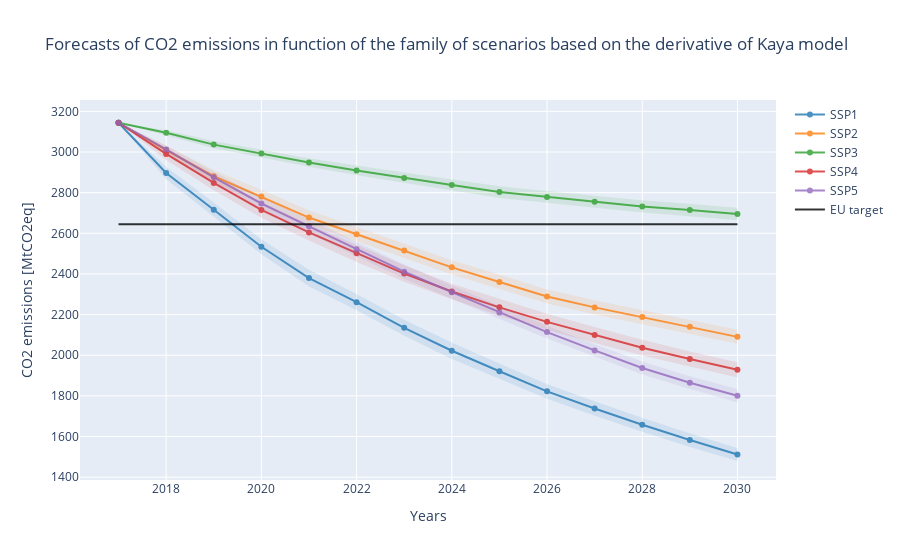
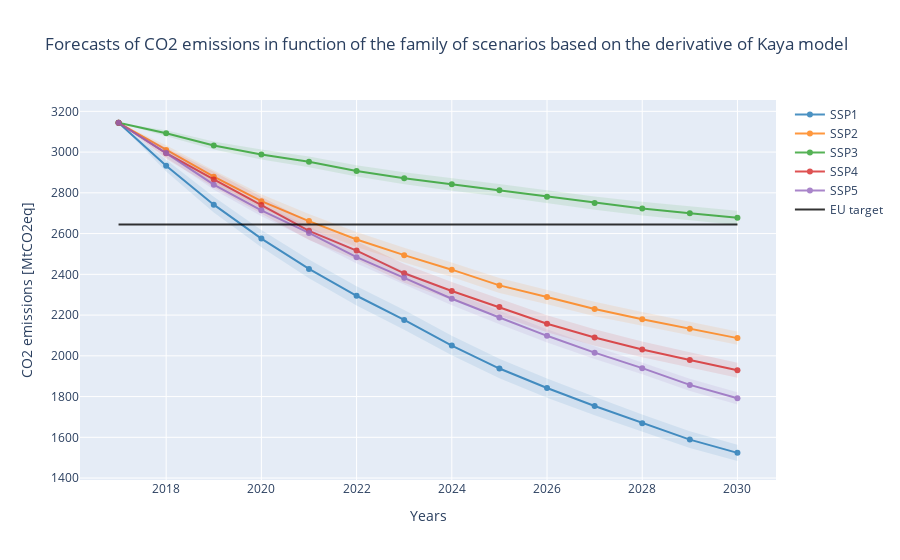
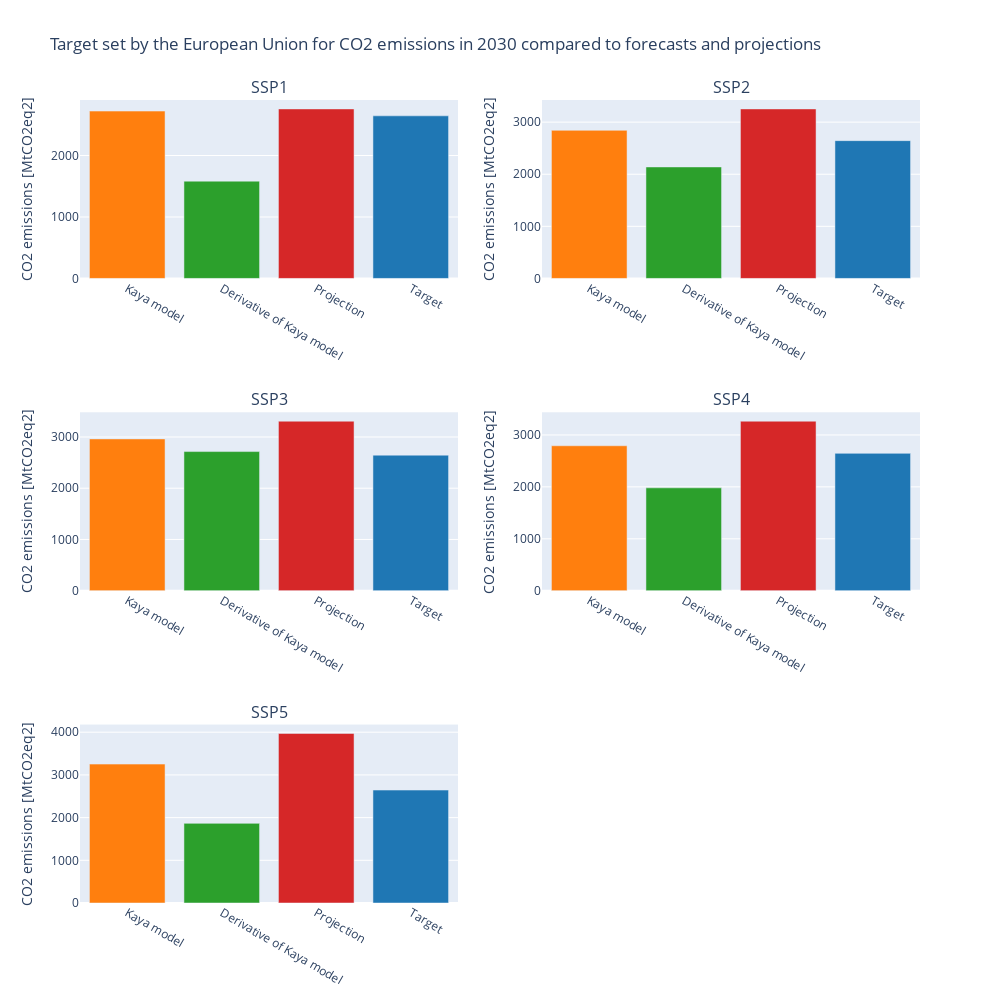
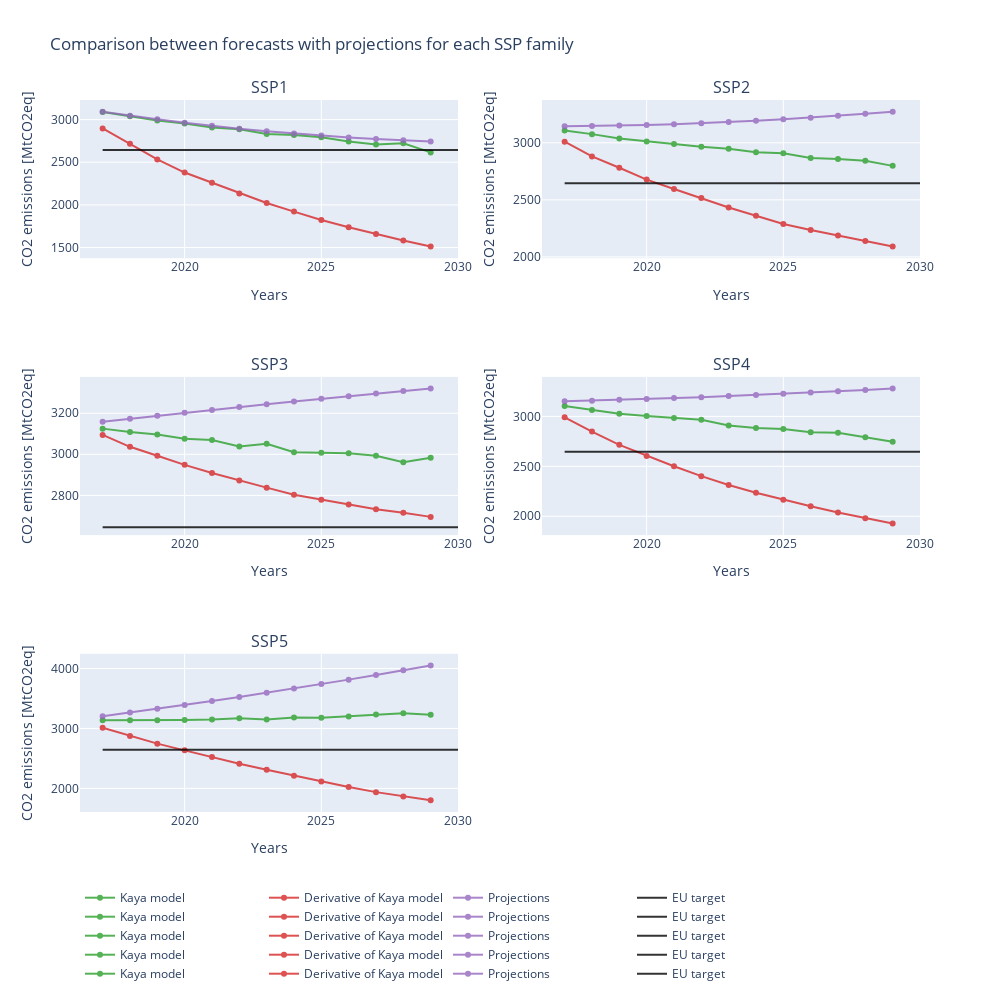

The notebook cell saved with these charts, in order:
### Code cell
samples = 1000

ssp_distri, ssp_distri_rates, param_dict = initialise(file_proj, file_rates, list_ssp, name_ssp, list_param)

emi_kaya_normal = get_carbon_emissions(samples, 'normal', param_dict, ssp_distri, show=False)
emi_kaya_tri = get_carbon_emissions(samples, 'triangular', param_dict, ssp_distri, show=False)
emi_kaya_rates_normal = get_carbon_emissions(100, 'normal', param_dict, ssp_distri, ssp_distri_rates,
                                             show=True)
emi_kaya_rates_tri = get_carbon_emissions(100, 'triangular', param_dict, ssp_distri, ssp_distri_rates,
                                             show=True)

real_proj = show_real_projections(file_real_proj, show=False)
show_goals([emi_kaya_normal, emi_kaya_rates_normal, real_proj],
           name = ['Kaya model', 'Derivative of Kaya model', 'Projection', 'Target'], show=True)

projection_vs_forecasts([emi_kaya_normal, emi_kaya_rates_normal, real_proj],
                        name=['Kaya model', 'Derivative of Kaya model', 'Projections'], show=True)

### Figure 1 — Plotly figure (JSON) as saved in the notebook; plotly's stock layout.template omitted (floating-point values rounded to 4 significant figures)
{"data": [{"fill": "toself", "fillcolor": "#1f77b4", "line": {"color": "rgba(0, 0, 0, 0)"}, "name": "SSP1", "opacity": 0.1, "showlegend": false, "type": "scatter", "x": [2017, 2018, 2019, 2020, 2021, 2022, 2023, 2024, 2025, 2026, 2027, 2028, 2029, 2030, 2030, 2029, 2028, 2027, 2026, 2025, 2024, 2023, 2022, 2021, 2020, 2019, 2018, 2017], "y": [3144, 2927.0, 2752.0, 2571.0, 2420.0, 2301.0, 2174.0, 2062.0, 1960.0, 1859.0, 1774.0, 1692.0, 1616.0, 1544.0, 1480.0, 1549.0, 1623.0, 1702.0, 1786.0, 1883.0, 1982.0, 2096.0, 2221.0, 2339.0, 2496.0, 2681.0, 2866.0, 3144]}, {"line": {"color": "#1f77b4"}, "name": "SSP1", "opacity": 0.8, "type": "scatter", "x": [2017, 2018, 2019, 2020, 2021, 2022, 2023, 2024, 2025, 2026, 2027, 2028, 2029, 2030], "y": [3144, 2897.0, 2716.0, 2534.0, 2380.0, 2261.0, 2135.0, 2022.0, 1921.0, 1823.0, 1738.0, 1658.0, 1583.0, 1512.0]}, {"fill": "toself", "fillcolor": "#ff7f0e", "line": {"color": "rgba(0, 0, 0, 0)"}, "name": "SSP2", "opacity": 0.1, "showlegend": false, "type": "scatter", "x": [2017, 2018, 2019, 2020, 2021, 2022, 2023, 2024, 2025, 2026, 2027, 2028, 2029, 2030, 2030, 2029, 2028, 2027, 2026, 2025, 2024, 2023, 2022, 2021, 2020, 2019, 2018, 2017], "y": [3144, 3032.0, 2911.0, 2814.0, 2713.0, 2632.0, 2552.0, 2468.0, 2397.0, 2324.0, 2270.0, 2223.0, 2175.0, 2125.0, 2056.0, 2105.0, 2153.0, 2201.0, 2254.0, 2325.0, 2397.0, 2478.0, 2558.0, 2642.0, 2748.0, 2850.0, 2986.0, 3144]}, {"line": {"color": "#ff7f0e"}, "name": "SSP2", "opacity": 0.8, "type": "scatter", "x": [2017, 2018, 2019, 2020, 2021, 2022, 2023, 2024, 2025, 2026, 2027, 2028, 2029, 2030], "y": [3144, 3009.0, 2881.0, 2781.0, 2678.0, 2595.0, 2515.0, 2433.0, 2361.0, 2289.0, 2235.0, 2188.0, 2140.0, 2091.0]}, {"fill": "toself", "fillcolor": "#2ca02c", "line": {"color": "rgba(0, 0, 0, 0)"}, "name": "SSP3", "opacity": 0.1, "showlegend": false, "type": "scatter", "x": [2017, 2018, 2019, 2020, 2021, 2022, 2023, 2024, 2025, 2026, 2027, 2028, 2029, 2030, 2030, 2029, 2028, 2027, 2026, 2025, 2024, 2023, 2022, 2021, 2020, 2019, 2018, 2017], "y": [3144, 3107.0, 3055.0, 3013.0, 2970.0, 2933.0, 2898.0, 2864.0, 2832.0, 2808.0, 2786.0, 2762.0, 2746.0, 2726.0, 2665.0, 2684.0, 2702.0, 2726.0, 2749.0, 2774.0, 2811.0, 2847.0, 2886.0, 2927.0, 2973.0, 3018.0, 3081.0, 3144]}, {"line": {"color": "#2ca02c"}, "name": "SSP3", "opacity": 0.8, "type": "scatter", "x": [2017, 2018, 2019, 2020, 2021, 2022, 2023, 2024, 2025, 2026, 2027, 2028, 2029, 2030], "y": [3144, 3094.0, 3036.0, 2993.0, 2949.0, 2909.0, 2872.0, 2838.0, 2803.0, 2779.0, 2756.0, 2732.0, 2715.0, 2695.0]}, {"fill": "toself", "fillcolor": "#d62728", "line": {"color": "rgba(0, 0, 0, 0)"}, "name": "SSP4", "opacity": 0.1, "showlegend": false, "type": "scatter", "x": [2017, 2018, 2019, 2020, 2021, 2022, 2023, 2024, 2025, 2026, 2027, 2028, 2029, 2030, 2030, 2029, 2028, 2027, 2026, 2025, 2024, 2023, 2022, 2021, 2020, 2019, 2018, 2017], "y": [3144, 3022.0, 2884.0, 2753.0, 2645.0, 2543.0, 2443.0, 2352.0, 2277.0, 2205.0, 2139.0, 2076.0, 2019.0, 1966.0, 1891.0, 1944.0, 1999.0, 2061.0, 2124.0, 2195.0, 2275.0, 2361.0, 2459.0, 2564.0, 2677.0, 2812.0, 2960.0, 3144]}, {"line": {"color": "#d62728"}, "name": "SSP4", "opacity": 0.8, "type": "scatter", "x": [2017, 2018, 2019, 2020, 2021, 2022, 2023, 2024, 2025, 2026, 2027, 2028, 2029, 2030], "y": [3144, 2991.0, 2848.0, 2715.0, 2605.0, 2501.0, 2402.0, 2314.0, 2236.0, 2164.0, 2100.0, 2037.0, 1981.0, 1928.0]}, {"fill": "toself", "fillcolor": "#9467bd", "line": {"color": "rgba(0, 0, 0, 0)"}, "name": "SSP5", "opacity": 0.1, "showlegend": false, "type": "scatter", "x": [2017, 2018, 2019, 2020, 2021, 2022, 2023, 2024, 2025, 2026, 2027, 2028, 2029, 2030, 2030, 2029, 2028, 2027, 2026, 2025, 2024, 2023, 2022, 2021, 2020, 2019, 2018, 2017], "y": [3144, 3032.0, 2902.0, 2776.0, 2670.0, 2557.0, 2446.0, 2343.0, 2243.0, 2145.0, 2055.0, 1969.0, 1896.0, 1833.0, 1768.0, 1834.0, 1906.0, 1993.0, 2083.0, 2178.0, 2277.0, 2377.0, 2487.0, 2599.0, 2717.0, 2848.0, 2993.0, 3144]}, {"line": {"color": "#9467bd"}, "name": "SSP5", "opacity": 0.8, "type": "scatter", "x": [2017, 2018, 2019, 2020, 2021, 2022, 2023, 2024, 2025, 2026, 2027, 2028, 2029, 2030], "y": [3144, 3013.0, 2875.0, 2747.0, 2634.0, 2522.0, 2411.0, 2310.0, 2211.0, 2114.0, 2024.0, 1937.0, 1865.0, 1801.0]}, {"line": {"color": "Black"}, "mode": "lines", "name": "EU target", "opacity": 0.8, "type": "scatter", "x": [2017, 2018, 2019, 2020, 2021, 2022, 2023, 2024, 2025, 2026, 2027, 2028, 2029, 2030], "y": [2645.0, 2645.0, 2645.0, 2645.0, 2645.0, 2645.0, 2645.0, 2645.0, 2645.0, 2645.0, 2645.0, 2645.0, 2645.0, 2645.0]}], "layout": {"title": {"text": "Forecasts of CO2 emissions in function of the family of scenarios based on the derivative of Kaya model"}, "xaxis": {"title": {"text": "Years"}}, "yaxis": {"title": {"text": "CO2 emissions [MtCO2eq]"}}}}

### Figure 2 — Plotly figure (JSON) as saved in the notebook; plotly's stock layout.template omitted (floating-point values rounded to 4 significant figures)
{"data": [{"fill": "toself", "fillcolor": "#1f77b4", "line": {"color": "rgba(0, 0, 0, 0)"}, "name": "SSP1", "opacity": 0.1, "showlegend": false, "type": "scatter", "x": [2017, 2018, 2019, 2020, 2021, 2022, 2023, 2024, 2025, 2026, 2027, 2028, 2029, 2030, 2030, 2029, 2028, 2027, 2026, 2025, 2024, 2023, 2022, 2021, 2020, 2019, 2018, 2017], "y": [3144, 2962.0, 2781.0, 2617.0, 2473.0, 2342.0, 2225.0, 2099.0, 1986.0, 1889.0, 1799.0, 1712.0, 1630.0, 1564.0, 1484.0, 1548.0, 1627.0, 1709.0, 1795.0, 1889.0, 2002.0, 2128.0, 2248.0, 2380.0, 2534.0, 2703.0, 2904.0, 3144]}, {"line": {"color": "#1f77b4"}, "name": "SSP1", "opacity": 0.8, "type": "scatter", "x": [2017, 2018, 2019, 2020, 2021, 2022, 2023, 2024, 2025, 2026, 2027, 2028, 2029, 2030], "y": [3144, 2933.0, 2742.0, 2575.0, 2427.0, 2295.0, 2176.0, 2050.0, 1938.0, 1842.0, 1754.0, 1670.0, 1589.0, 1524.0]}, {"fill": "toself", "fillcolor": "#ff7f0e", "line": {"color": "rgba(0, 0, 0, 0)"}, "name": "SSP2", "opacity": 0.1, "showlegend": false, "type": "scatter", "x": [2017, 2018, 2019, 2020, 2021, 2022, 2023, 2024, 2025, 2026, 2027, 2028, 2029, 2030, 2030, 2029, 2028, 2027, 2026, 2025, 2024, 2023, 2022, 2021, 2020, 2019, 2018, 2017], "y": [3144, 3033.0, 2911.0, 2793.0, 2696.0, 2608.0, 2530.0, 2459.0, 2382.0, 2324.0, 2265.0, 2215.0, 2166.0, 2120.0, 2054.0, 2101.0, 2146.0, 2194.0, 2253.0, 2309.0, 2387.0, 2458.0, 2535.0, 2627.0, 2725.0, 2847.0, 2987.0, 3144]}, {"line": {"color": "#ff7f0e"}, "name": "SSP2", "opacity": 0.8, "type": "scatter", "x": [2017, 2018, 2019, 2020, 2021, 2022, 2023, 2024, 2025, 2026, 2027, 2028, 2029, 2030], "y": [3144, 3010.0, 2879.0, 2759.0, 2661.0, 2571.0, 2494.0, 2423.0, 2346.0, 2289.0, 2230.0, 2180.0, 2133.0, 2087.0]}, {"fill": "toself", "fillcolor": "#2ca02c", "line": {"color": "rgba(0, 0, 0, 0)"}, "name": "SSP3", "opacity": 0.1, "showlegend": false, "type": "scatter", "x": [2017, 2018, 2019, 2020, 2021, 2022, 2023, 2024, 2025, 2026, 2027, 2028, 2029, 2030, 2030, 2029, 2028, 2027, 2026, 2025, 2024, 2023, 2022, 2021, 2020, 2019, 2018, 2017], "y": [3144, 3108.0, 3052.0, 3012.0, 2978.0, 2935.0, 2901.0, 2873.0, 2843.0, 2812.0, 2782.0, 2756.0, 2733.0, 2713.0, 2642.0, 2665.0, 2689.0, 2717.0, 2750.0, 2782.0, 2810.0, 2842.0, 2880.0, 2926.0, 2964.0, 3013.0, 3078.0, 3144]}, {"line": {"color": "#2ca02c"}, "name": "SSP3", "opacity": 0.8, "type": "scatter", "x": [2017, 2018, 2019, 2020, 2021, 2022, 2023, 2024, 2025, 2026, 2027, 2028, 2029, 2030], "y": [3144, 3093.0, 3033.0, 2988.0, 2952.0, 2908.0, 2871.0, 2842.0, 2813.0, 2781.0, 2750.0, 2723.0, 2699.0, 2677.0]}, {"fill": "toself", "fillcolor": "#d62728", "line": {"color": "rgba(0, 0, 0, 0)"}, "name": "SSP4", "opacity": 0.1, "showlegend": false, "type": "scatter", "x": [2017, 2018, 2019, 2020, 2021, 2022, 2023, 2024, 2025, 2026, 2027, 2028, 2029, 2030, 2030, 2029, 2028, 2027, 2026, 2025, 2024, 2023, 2022, 2021, 2020, 2019, 2018, 2017], "y": [3144, 3021.0, 2904.0, 2782.0, 2658.0, 2562.0, 2451.0, 2362.0, 2282.0, 2199.0, 2131.0, 2070.0, 2017.0, 1966.0, 1892.0, 1942.0, 1993.0, 2050.0, 2116.0, 2196.0, 2274.0, 2359.0, 2471.0, 2569.0, 2699.0, 2828.0, 2968.0, 3144]}, {"line": {"color": "#d62728"}, "name": "SSP4", "opacity": 0.8, "type": "scatter", "x": [2017, 2018, 2019, 2020, 2021, 2022, 2023, 2024, 2025, 2026, 2027, 2028, 2029, 2030], "y": [3144, 2994.0, 2866.0, 2740.0, 2614.0, 2517.0, 2405.0, 2318.0, 2239.0, 2157.0, 2090.0, 2031.0, 1980.0, 1929.0]}, {"fill": "toself", "fillcolor": "#9467bd", "line": {"color": "rgba(0, 0, 0, 0)"}, "name": "SSP5", "opacity": 0.1, "showlegend": false, "type": "scatter", "x": [2017, 2018, 2019, 2020, 2021, 2022, 2023, 2024, 2025, 2026, 2027, 2028, 2029, 2030, 2030, 2029, 2028, 2027, 2026, 2025, 2024, 2023, 2022, 2021, 2020, 2019, 2018, 2017], "y": [3144, 3015.0, 2865.0, 2743.0, 2636.0, 2516.0, 2416.0, 2313.0, 2222.0, 2131.0, 2047.0, 1969.0, 1888.0, 1822.0, 1761.0, 1827.0, 1910.0, 1984.0, 2066.0, 2155.0, 2248.0, 2350.0, 2453.0, 2571.0, 2685.0, 2815.0, 2975.0, 3144]}, {"line": {"color": "#9467bd"}, "name": "SSP5", "opacity": 0.8, "type": "scatter", "x": [2017, 2018, 2019, 2020, 2021, 2022, 2023, 2024, 2025, 2026, 2027, 2028, 2029, 2030], "y": [3144, 2995.0, 2840.0, 2714.0, 2603.0, 2484.0, 2383.0, 2280.0, 2188.0, 2098.0, 2016.0, 1940.0, 1857.0, 1791.0]}, {"line": {"color": "Black"}, "mode": "lines", "name": "EU target", "opacity": 0.8, "type": "scatter", "x": [2017, 2018, 2019, 2020, 2021, 2022, 2023, 2024, 2025, 2026, 2027, 2028, 2029, 2030], "y": [2645.0, 2645.0, 2645.0, 2645.0, 2645.0, 2645.0, 2645.0, 2645.0, 2645.0, 2645.0, 2645.0, 2645.0, 2645.0, 2645.0]}], "layout": {"title": {"text": "Forecasts of CO2 emissions in function of the family of scenarios based on the derivative of Kaya model"}, "xaxis": {"title": {"text": "Years"}}, "yaxis": {"title": {"text": "CO2 emissions [MtCO2eq]"}}}}

### Figure 3 — Plotly figure (JSON) as saved in the notebook; plotly's stock layout.template omitted (floating-point values rounded to 4 significant figures)
{"data": [{"marker": {"color": ["#ff7f0e", "#2ca02c", "#d62728", "#1f77b4"]}, "textposition": "auto", "type": "bar", "x": ["Kaya model", "Derivative of Kaya model", "Projection", "Target"], "xaxis": "x", "y": [2722.0, 1583.0, 2758.0, 2645.0], "yaxis": "y"}, {"marker": {"color": ["#ff7f0e", "#2ca02c", "#d62728", "#1f77b4"]}, "textposition": "auto", "type": "bar", "x": ["Kaya model", "Derivative of Kaya model", "Projection", "Target"], "xaxis": "x2", "y": [2843.0, 2140.0, 3254.0, 2645.0], "yaxis": "y2"}, {"marker": {"color": ["#ff7f0e", "#2ca02c", "#d62728", "#1f77b4"]}, "textposition": "auto", "type": "bar", "x": ["Kaya model", "Derivative of Kaya model", "Projection", "Target"], "xaxis": "x3", "y": [2962.0, 2715.0, 3308.0, 2645.0], "yaxis": "y3"}, {"marker": {"color": ["#ff7f0e", "#2ca02c", "#d62728", "#1f77b4"]}, "textposition": "auto", "type": "bar", "x": ["Kaya model", "Derivative of Kaya model", "Projection", "Target"], "xaxis": "x4", "y": [2791.0, 1981.0, 3264.0, 2645.0], "yaxis": "y4"}, {"marker": {"color": ["#ff7f0e", "#2ca02c", "#d62728", "#1f77b4"]}, "textposition": "auto", "type": "bar", "x": ["Kaya model", "Derivative of Kaya model", "Projection", "Target"], "xaxis": "x5", "y": [3253.0, 1865.0, 3970.0, 2645.0], "yaxis": "y5"}], "layout": {"annotations": [{"font": {"size": 16}, "showarrow": false, "text": "SSP1", "x": 0.225, "xanchor": "center", "xref": "paper", "y": 1, "yanchor": "bottom", "yref": "paper"}, {"font": {"size": 16}, "showarrow": false, "text": "SSP2", "x": 0.775, "xanchor": "center", "xref": "paper", "y": 1, "yanchor": "bottom", "yref": "paper"}, {"font": {"size": 16}, "showarrow": false, "text": "SSP3", "x": 0.225, "xanchor": "center", "xref": "paper", "y": 0.6111, "yanchor": "bottom", "yref": "paper"}, {"font": {"size": 16}, "showarrow": false, "text": "SSP4", "x": 0.775, "xanchor": "center", "xref": "paper", "y": 0.6111, "yanchor": "bottom", "yref": "paper"}, {"font": {"size": 16}, "showarrow": false, "text": "SSP5", "x": 0.225, "xanchor": "center", "xref": "paper", "y": 0.2222, "yanchor": "bottom", "yref": "paper"}], "height": 1000, "legend": {"orientation": "h"}, "showlegend": false, "title": {"text": "Target set by the European Union for CO2 emissions in 2030 compared to forecasts and projections"}, "width": 1000, "xaxis": {"anchor": "y", "domain": [0, 0.45]}, "xaxis2": {"anchor": "y2", "domain": [0.55, 1]}, "xaxis3": {"anchor": "y3", "domain": [0, 0.45]}, "xaxis4": {"anchor": "y4", "domain": [0.55, 1]}, "xaxis5": {"anchor": "y5", "domain": [0, 0.45]}, "xaxis6": {"anchor": "y6", "domain": [0.55, 1]}, "yaxis": {"anchor": "x", "domain": [0.7778, 1], "title": {"text": "CO2 emissions [MtCO2eq2]"}}, "yaxis2": {"anchor": "x2", "domain": [0.7778, 1], "title": {"text": "CO2 emissions [MtCO2eq2]"}}, "yaxis3": {"anchor": "x3", "domain": [0.3889, 0.6111], "title": {"text": "CO2 emissions [MtCO2eq2]"}}, "yaxis4": {"anchor": "x4", "domain": [0.3889, 0.6111], "title": {"text": "CO2 emissions [MtCO2eq2]"}}, "yaxis5": {"anchor": "x5", "domain": [0, 0.2222], "title": {"text": "CO2 emissions [MtCO2eq2]"}}, "yaxis6": {"anchor": "x6", "domain": [0, 0.2222]}}}

### Figure 4 — Plotly figure (JSON) as saved in the notebook; plotly's stock layout.template omitted (floating-point values rounded to 4 significant figures)
{"data": [{"line": {"color": "#2ca02c"}, "name": "Kaya model", "opacity": 0.8, "type": "scatter", "x": [2017, 2018, 2019, 2020, 2021, 2022, 2023, 2024, 2025, 2026, 2027, 2028, 2029, 2030], "xaxis": "x", "y": [3090.0, 3039.0, 2989.0, 2953.0, 2907.0, 2887.0, 2833.0, 2818.0, 2793.0, 2743.0, 2709.0, 2722.0, 2615.0], "yaxis": "y"}, {"line": {"color": "#d62728"}, "name": "Derivative of Kaya model", "opacity": 0.8, "type": "scatter", "x": [2017, 2018, 2019, 2020, 2021, 2022, 2023, 2024, 2025, 2026, 2027, 2028, 2029, 2030], "xaxis": "x", "y": [2897.0, 2716.0, 2534.0, 2380.0, 2261.0, 2135.0, 2022.0, 1921.0, 1823.0, 1738.0, 1658.0, 1583.0, 1512.0], "yaxis": "y"}, {"line": {"color": "#9467bd"}, "name": "Projections", "opacity": 0.8, "type": "scatter", "x": [2017, 2018, 2019, 2020, 2021, 2022, 2023, 2024, 2025, 2026, 2027, 2028, 2029, 2030], "xaxis": "x", "y": [3093.0, 3046.0, 3003.0, 2963.0, 2927.0, 2894.0, 2864.0, 2837.0, 2813.0, 2791.0, 2773.0, 2758.0, 2745.0], "yaxis": "y"}, {"line": {"color": "Black"}, "mode": "lines", "name": "EU target", "opacity": 0.8, "type": "scatter", "x": [2017, 2018, 2019, 2020, 2021, 2022, 2023, 2024, 2025, 2026, 2027, 2028, 2029, 2030], "xaxis": "x", "y": [2645.0, 2645.0, 2645.0, 2645.0, 2645.0, 2645.0, 2645.0, 2645.0, 2645.0, 2645.0, 2645.0, 2645.0, 2645.0, 2645.0], "yaxis": "y"}, {"line": {"color": "#2ca02c"}, "name": "Kaya model", "opacity": 0.8, "type": "scatter", "x": [2017, 2018, 2019, 2020, 2021, 2022, 2023, 2024, 2025, 2026, 2027, 2028, 2029, 2030], "xaxis": "x2", "y": [3108.0, 3076.0, 3037.0, 3011.0, 2988.0, 2965.0, 2947.0, 2917.0, 2908.0, 2867.0, 2857.0, 2843.0, 2798.0], "yaxis": "y2"}, {"line": {"color": "#d62728"}, "name": "Derivative of Kaya model", "opacity": 0.8, "type": "scatter", "x": [2017, 2018, 2019, 2020, 2021, 2022, 2023, 2024, 2025, 2026, 2027, 2028, 2029, 2030], "xaxis": "x2", "y": [3009.0, 2881.0, 2781.0, 2678.0, 2595.0, 2515.0, 2433.0, 2361.0, 2289.0, 2235.0, 2188.0, 2140.0, 2091.0], "yaxis": "y2"}, {"line": {"color": "#9467bd"}, "name": "Projections", "opacity": 0.8, "type": "scatter", "x": [2017, 2018, 2019, 2020, 2021, 2022, 2023, 2024, 2025, 2026, 2027, 2028, 2029, 2030], "xaxis": "x2", "y": [3145.0, 3147.0, 3151.0, 3156.0, 3163.0, 3171.0, 3181.0, 3193.0, 3206.0, 3220.0, 3236.0, 3254.0, 3273.0], "yaxis": "y2"}, {"line": {"color": "Black"}, "mode": "lines", "name": "EU target", "opacity": 0.8, "type": "scatter", "x": [2017, 2018, 2019, 2020, 2021, 2022, 2023, 2024, 2025, 2026, 2027, 2028, 2029, 2030], "xaxis": "x2", "y": [2645.0, 2645.0, 2645.0, 2645.0, 2645.0, 2645.0, 2645.0, 2645.0, 2645.0, 2645.0, 2645.0, 2645.0, 2645.0, 2645.0], "yaxis": "y2"}, {"line": {"color": "#2ca02c"}, "name": "Kaya model", "opacity": 0.8, "type": "scatter", "x": [2017, 2018, 2019, 2020, 2021, 2022, 2023, 2024, 2025, 2026, 2027, 2028, 2029, 2030], "xaxis": "x3", "y": [3125.0, 3108.0, 3096.0, 3076.0, 3069.0, 3038.0, 3051.0, 3010.0, 3007.0, 3005.0, 2992.0, 2962.0, 2983.0], "yaxis": "y3"}, {"line": {"color": "#d62728"}, "name": "Derivative of Kaya model", "opacity": 0.8, "type": "scatter", "x": [2017, 2018, 2019, 2020, 2021, 2022, 2023, 2024, 2025, 2026, 2027, 2028, 2029, 2030], "xaxis": "x3", "y": [3094.0, 3036.0, 2993.0, 2949.0, 2909.0, 2872.0, 2838.0, 2803.0, 2779.0, 2756.0, 2732.0, 2715.0, 2695.0], "yaxis": "y3"}, {"line": {"color": "#9467bd"}, "name": "Projections", "opacity": 0.8, "type": "scatter", "x": [2017, 2018, 2019, 2020, 2021, 2022, 2023, 2024, 2025, 2026, 2027, 2028, 2029, 2030], "xaxis": "x3", "y": [3159.0, 3173.0, 3188.0, 3202.0, 3216.0, 3230.0, 3243.0, 3257.0, 3270.0, 3283.0, 3295.0, 3308.0, 3320.0], "yaxis": "y3"}, {"line": {"color": "Black"}, "mode": "lines", "name": "EU target", "opacity": 0.8, "type": "scatter", "x": [2017, 2018, 2019, 2020, 2021, 2022, 2023, 2024, 2025, 2026, 2027, 2028, 2029, 2030], "xaxis": "x3", "y": [2645.0, 2645.0, 2645.0, 2645.0, 2645.0, 2645.0, 2645.0, 2645.0, 2645.0, 2645.0, 2645.0, 2645.0, 2645.0, 2645.0], "yaxis": "y3"}, {"line": {"color": "#2ca02c"}, "name": "Kaya model", "opacity": 0.8, "type": "scatter", "x": [2017, 2018, 2019, 2020, 2021, 2022, 2023, 2024, 2025, 2026, 2027, 2028, 2029, 2030], "xaxis": "x4", "y": [3104.0, 3065.0, 3025.0, 3003.0, 2983.0, 2965.0, 2909.0, 2883.0, 2874.0, 2842.0, 2837.0, 2791.0, 2747.0], "yaxis": "y4"}, {"line": {"color": "#d62728"}, "name": "Derivative of Kaya model", "opacity": 0.8, "type": "scatter", "x": [2017, 2018, 2019, 2020, 2021, 2022, 2023, 2024, 2025, 2026, 2027, 2028, 2029, 2030], "xaxis": "x4", "y": [2991.0, 2848.0, 2715.0, 2605.0, 2501.0, 2402.0, 2314.0, 2236.0, 2164.0, 2100.0, 2037.0, 1981.0, 1928.0], "yaxis": "y4"}, {"line": {"color": "#9467bd"}, "name": "Projections", "opacity": 0.8, "type": "scatter", "x": [2017, 2018, 2019, 2020, 2021, 2022, 2023, 2024, 2025, 2026, 2027, 2028, 2029, 2030], "xaxis": "x4", "y": [3151.0, 3158.0, 3166.0, 3174.0, 3183.0, 3193.0, 3203.0, 3214.0, 3226.0, 3238.0, 3251.0, 3264.0, 3279.0], "yaxis": "y4"}, {"line": {"color": "Black"}, "mode": "lines", "name": "EU target", "opacity": 0.8, "type": "scatter", "x": [2017, 2018, 2019, 2020, 2021, 2022, 2023, 2024, 2025, 2026, 2027, 2028, 2029, 2030], "xaxis": "x4", "y": [2645.0, 2645.0, 2645.0, 2645.0, 2645.0, 2645.0, 2645.0, 2645.0, 2645.0, 2645.0, 2645.0, 2645.0, 2645.0, 2645.0], "yaxis": "y4"}, {"line": {"color": "#2ca02c"}, "name": "Kaya model", "opacity": 0.8, "type": "scatter", "x": [2017, 2018, 2019, 2020, 2021, 2022, 2023, 2024, 2025, 2026, 2027, 2028, 2029, 2030], "xaxis": "x5", "y": [3137.0, 3136.0, 3136.0, 3141.0, 3148.0, 3171.0, 3151.0, 3184.0, 3177.0, 3201.0, 3231.0, 3253.0, 3228.0], "yaxis": "y5"}, {"line": {"color": "#d62728"}, "name": "Derivative of Kaya model", "opacity": 0.8, "type": "scatter", "x": [2017, 2018, 2019, 2020, 2021, 2022, 2023, 2024, 2025, 2026, 2027, 2028, 2029, 2030], "xaxis": "x5", "y": [3013.0, 2875.0, 2747.0, 2634.0, 2522.0, 2411.0, 2310.0, 2211.0, 2114.0, 2024.0, 1937.0, 1865.0, 1801.0], "yaxis": "y5"}, {"line": {"color": "#9467bd"}, "name": "Projections", "opacity": 0.8, "type": "scatter", "x": [2017, 2018, 2019, 2020, 2021, 2022, 2023, 2024, 2025, 2026, 2027, 2028, 2029, 2030], "xaxis": "x5", "y": [3204.0, 3265.0, 3328.0, 3392.0, 3458.0, 3526.0, 3595.0, 3667.0, 3740.0, 3815.0, 3892.0, 3970.0, 4051.0], "yaxis": "y5"}, {"line": {"color": "Black"}, "mode": "lines", "name": "EU target", "opacity": 0.8, "type": "scatter", "x": [2017, 2018, 2019, 2020, 2021, 2022, 2023, 2024, 2025, 2026, 2027, 2028, 2029, 2030], "xaxis": "x5", "y": [2645.0, 2645.0, 2645.0, 2645.0, 2645.0, 2645.0, 2645.0, 2645.0, 2645.0, 2645.0, 2645.0, 2645.0, 2645.0, 2645.0], "yaxis": "y5"}], "layout": {"annotations": [{"font": {"size": 16}, "showarrow": false, "text": "SSP1", "x": 0.225, "xanchor": "center", "xref": "paper", "y": 1, "yanchor": "bottom", "yref": "paper"}, {"font": {"size": 16}, "showarrow": false, "text": "SSP2", "x": 0.775, "xanchor": "center", "xref": "paper", "y": 1, "yanchor": "bottom", "yref": "paper"}, {"font": {"size": 16}, "showarrow": false, "text": "SSP3", "x": 0.225, "xanchor": "center", "xref": "paper", "y": 0.6111, "yanchor": "bottom", "yref": "paper"}, {"font": {"size": 16}, "showarrow": false, "text": "SSP4", "x": 0.775, "xanchor": "center", "xref": "paper", "y": 0.6111, "yanchor": "bottom", "yref": "paper"}, {"font": {"size": 16}, "showarrow": false, "text": "SSP5", "x": 0.225, "xanchor": "center", "xref": "paper", "y": 0.2222, "yanchor": "bottom", "yref": "paper"}], "height": 1000, "legend": {"orientation": "h"}, "showlegend": true, "title": {"text": "Comparison between forecasts with projections for each SSP family"}, "width": 1000, "xaxis": {"anchor": "y", "domain": [0, 0.45], "title": {"text": "Years"}}, "xaxis2": {"anchor": "y2", "domain": [0.55, 1], "title": {"text": "Years"}}, "xaxis3": {"anchor": "y3", "domain": [0, 0.45], "title": {"text": "Years"}}, "xaxis4": {"anchor": "y4", "domain": [0.55, 1], "title": {"text": "Years"}}, "xaxis5": {"anchor": "y5", "domain": [0, 0.45], "title": {"text": "Years"}}, "xaxis6": {"anchor": "y6", "domain": [0.55, 1]}, "yaxis": {"anchor": "x", "domain": [0.7778, 1], "title": {"text": "CO2 emissions [MtCO2eq]"}}, "yaxis2": {"anchor": "x2", "domain": [0.7778, 1], "title": {"text": "CO2 emissions [MtCO2eq]"}}, "yaxis3": {"anchor": "x3", "domain": [0.3889, 0.6111], "title": {"text": "CO2 emissions [MtCO2eq]"}}, "yaxis4": {"anchor": "x4", "domain": [0.3889, 0.6111], "title": {"text": "CO2 emissions [MtCO2eq]"}}, "yaxis5": {"anchor": "x5", "domain": [0, 0.2222], "title": {"text": "CO2 emissions [MtCO2eq]"}}, "yaxis6": {"anchor": "x6", "domain": [0, 0.2222]}}}
